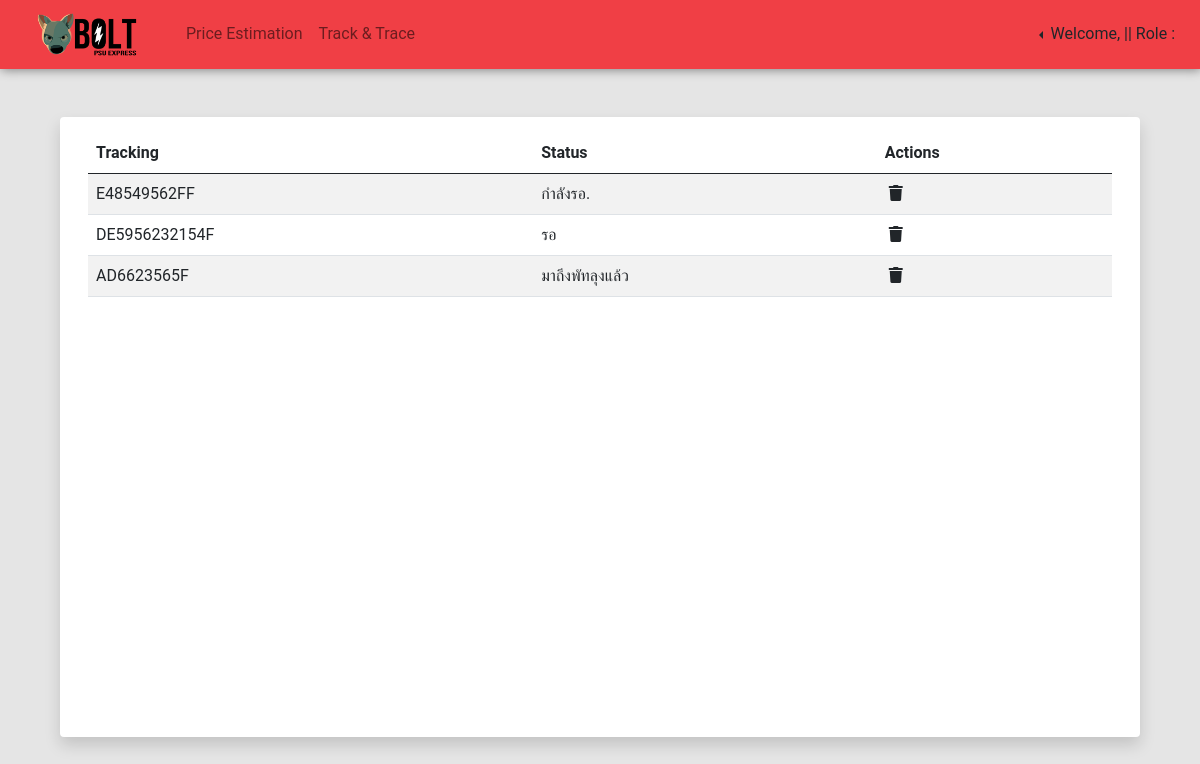
/backend/cu-dashbord.php, run on the app's committed database.
### tables this page shows
CREATE TABLE `receiver` (
  `receiver_id` int(11) NOT NULL,
  `receiver_name` varchar(255) NOT NULL,
  `phone` varchar(10) NOT NULL,
  `address` varchar(255) NOT NULL,
  `province` varchar(255) NOT NULL,
  `postcode` varchar(255) NOT NULL,
  `tracking_number` varchar(255) NOT NULL,
  `status` varchar(255) NOT NULL,
  `sender_firstname_lastname` varchar(255) NOT NULL,
  `price` decimal(15,2) NOT NULL,
  `Pickup_Date` timestamp NOT NULL DEFAULT current_timestamp(),
  `region` varchar(255) NOT NULL,
  `driver_id` int(11) DEFAULT NULL
);

### backend/cu-dashbord.php (the view, shortened to what this page needs)
<!doctype html>
<html lang="en">
<head>
    <link rel="stylesheet" href="../css/bootstrap.min.css">
    <link rel="stylesheet" href="backend.css">
    <link rel="stylesheet" href="https://cdnjs.cloudflare.com/ajax/libs/font-awesome/5.15.3/css/all.min.css"
 />
    <link rel="stylesheet" href="https://pro.fontawesome.com/releases/v5.10.0/css/all.css"
 />
</head>
<body style="background-color:#E5E5E5;">
    <section>
        <nav class="navbar navbar-expand-lg navbar-light">
            <div class="container-fluid">
                <a class="navbar-brand" href="../index.php"><img src="../photo/logo.png" width="150px"></a>
                <div class="collapse navbar-collapse" id="navbarSupportedContent">
                    <ul class="navbar-nav me-auto mb-2 mb-lg-0">
                        <li class="nav-item">
                            <a class="nav-link" href="Price.php">Price Estimation</a>
                        </li>
                        <li class="nav-item">
                            <a class="nav-link" href="Track.php">Track & Trace</a>
                        </li>
                    </ul>
                    <ul class="navbar-nav ml-auto mt-2 mt-lg-0">
                        <li class="nav-item" style="float:right; right:125px;">
                            <div class="dropdown dropstart">
                                <button class="btn dropdown-toggle" type="button" id="navbarDropdown"
                                    data-bs-toggle="dropdown" aria-expanded="false">
                                    Welcome, <?php echo $_SESSION["name"];?> ||
                                    Role : <?php echo $_SESSION['role']; ?>
                                </button>
                            </div>
                    </ul>
                </div>
            </div>
        </nav>
    </section>
    <br><br>
    <section>
        <div class="container shadow p-3 mb-5 bg-body rounded">
            <div class="container-fluid">
                <table class="table table-striped">
                    <thead>
                        <tr>
                            <th scope="col">Tracking</th>
                            <th scope="col">Status</th>
                            <th scope="col">Actions</th>
                        </tr>
                    </thead>
                    <tbody>
                        <?php
                include_once('../config.php');
                $sql = "SELECT* FROM receiver WHERE sender_firstname_lastname  = :sender_firstname_lastname";
                        $query = $db->prepare($sql);
                       $query->bindParam(':sender_firstname_lastname', $sender_firstname_lastname, PDO::PARAM_STR);
                        $query->execute();
                        $result = $query->fetchAll(PDO::FETCH_OBJ);
                        if($query->rowCount() >0) {
                            foreach($result as $res)
                            {
                        ?>
                        <tr>
                            <td class="track"><?php echo $res->tracking_number?></td>
                            <td class="status"><?php echo $res->status?></td>
                            <td>
                                <i class="fa fa-trash Del_ID" name="Del_ID" value="<?php  echo $res->tracking_number ?>
                                    " i>
                            </td>
                        </tr>
                                        <?php
                                           }
                                        }
                                        ?>
                    </tbody>
                </table>
            </div>
        </div>
    </section>
</body>
</html>

### backend/backend.css (style rules this page uses)
* { margin: 0 ; padding: 0; box-sizing: border-box; font-family: 'Roboto', sans-serif; }
nav { box-shadow: 1px 1px 10px grey; background-color:#F03F45; }
@media screen and (min-width: 800px) { div.container { background-color: white; width: 1080px; height: 620px; } }
.container { background-color: white; height: 720px; }

### data on the page
receiver: tracking_number "E48549562FF", status "กำลังรอ."
receiver: tracking_number "DE5956232154F", status "รอ"
receiver: tracking_number "AD6623565F", status "มาถึงพัทลุงแล้ว"
